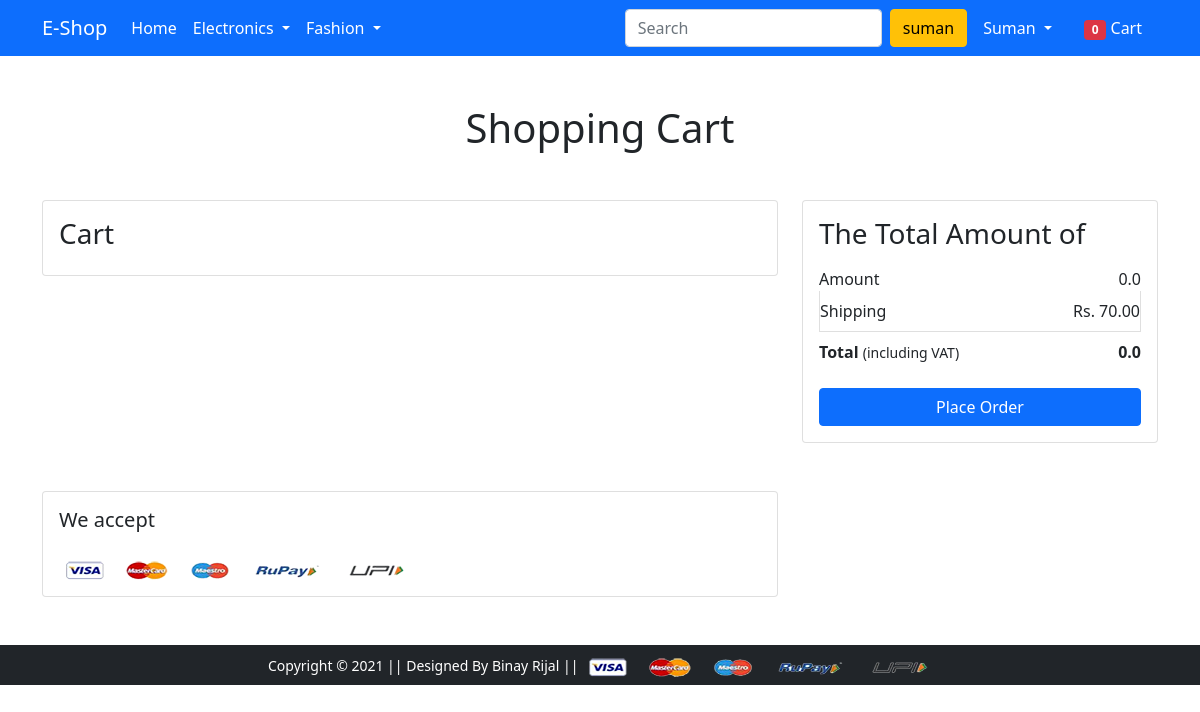
Before: /cart/ (signed in) with the older database file.
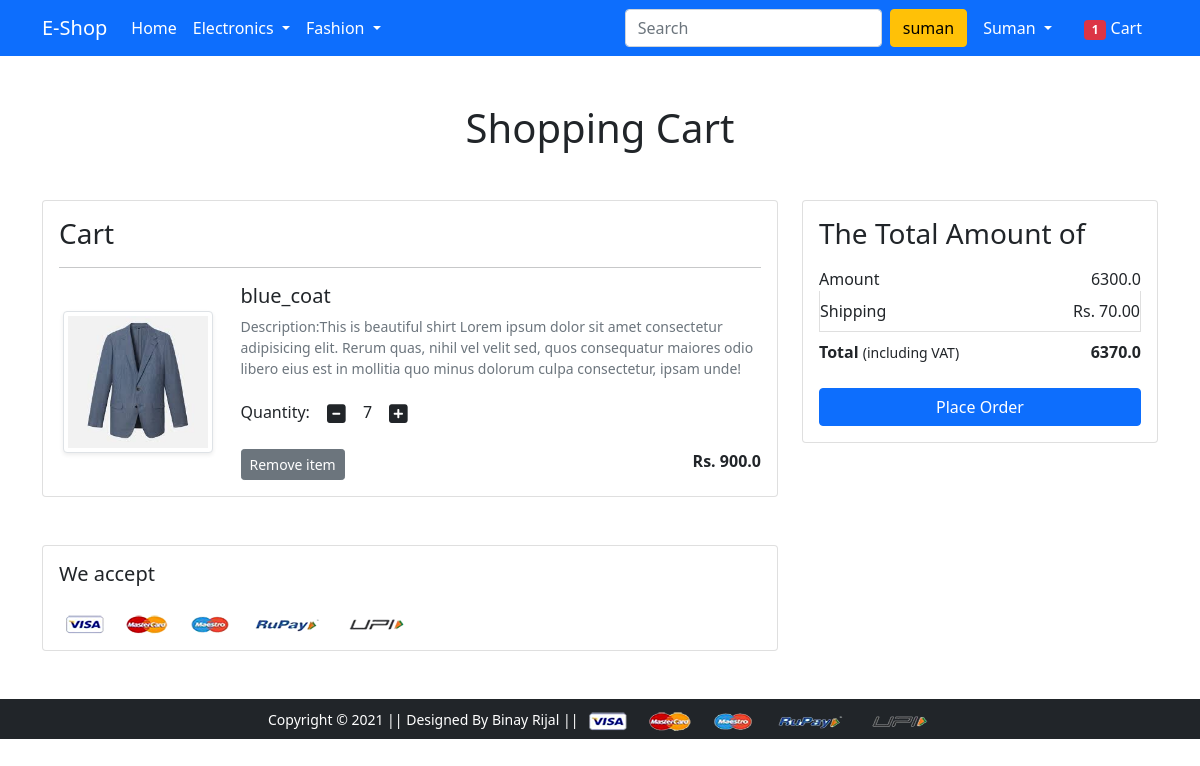
After: the same page with the newer database file.
### app/models.py (models this page shows, shortened)
class Cart(models.Model):
    user=models.ForeignKey(User,on_delete=models.CASCADE)
    product=models.ForeignKey(Product,on_delete=models.CASCADE)
    quantity=models.PositiveIntegerField(default=1)

class Product(models.Model):
    title=models.CharField(max_length=100)
    selling_price=models.FloatField()
    discounted_price=models.FloatField()
    description=models.TextField()
    brand=models.CharField(max_length=50)
    category=models.CharField(choices=CATEGORY_CHOICES,max_length=2)
    product_image=models.ImageField(upload_to='productimg')
    @property
    def lastprice(self):
        return self.selling_price-self.discounted_price

### app/views.py (the view)
# urls.py: path('cart/',views.show_cart,name='showcart'),
def show_cart(request):
 total=0
 if request.user.is_authenticated:
  user=request.user
  cart=Cart.objects.filter(user=user)
  amount=0.0
  shipping=70.0
  total_amount=0.0
  product_cart=[p for p in Cart.objects.all() if p.user==request.user]
  total=len(Cart.objects.filter(user=request.user))
  if product_cart:
   for p in product_cart:
    price=p.product.selling_price-p.product.discounted_price
    tempamount=(p.quantity*price)
    amount=amount+tempamount
   total_amount=amount+shipping
  return render(request,'app/addtocart.html',{'carts':cart,'amount':amount,'total_amount':total_amount,'total':total})

### app/templates/app/addtocart.html (shortened to what this page needs)
{% extends 'app/base.html' %}
{% load static %}
{% block main-content %}
<div class="container my-5">
 <div class="row">
  <h1 class="text-center mb-5">Shopping Cart</h1>
  <div class="col-sm-8">
  <div class="card">
   <div class="card-body">
    <h3>Cart</h3>
    {%for cart in carts%}
    <hr>
    <div class="row">
     <div class="col-sm-3 text-center align-self-center"><img src="{{cart.product.product_image.url}}" alt="" srcset="" class="img-fluid img-thumbnail shadow-sm" height="150" width="150"></div>
     <div class="col-sm-9">
      <div>
       <h5>{{cart.product.title}}</h5>
       <p class="mb-2 text-muted small">Description:{{cart.product.description}} Lorem ipsum dolor sit amet consectetur adipisicing elit. Rerum quas, nihil vel velit sed, quos consequatur maiores odio libero eius est in mollitia quo minus dolorum culpa consectetur, ipsam unde!</p>
       <div class="my-3">
        <label for="quantity">Quantity:</label>
        <a class="minus-cart btn" pid="{{cart.product.id}}"><i class="fas fa-minus-square fa-lg"></i></a>
          <span id="quantity">{{cart.quantity}}</span>
        <a class="plus-cart btn" pid="{{cart.product.id}}"><i class="fas fa-plus-square fa-lg"></i></a>
       </div>
        <div class="d-flex justify-content-between">
         <a href="#" class="btn btn-sm btn-secondary mr-3 remove-cart" pid="{{cart.product.id}}">Remove item </a>
         <p class="mb-0"><span><strong>Rs. {{cart.product.lastprice}}</strong></span></p>
        </div>
       </div>
      </div>
     </div>
    {%endfor%}
   </div>
   </div>
  </div>
  <div class="col-sm-4">
   <div class="card">
    <div class="card-body">
      <h3>The Total Amount of</h3>
      <ul class="list-group">
       <li class="list-group-item d-flex justify-content-between align-items-center border-0 px-0 pb-0">Amount<span><span id="amount">{{amount}}</span></span></li>
       <li class="list-group-item d-flex justify-content-between align-items-center px-0">Shipping<span>Rs. 70.00</span></li>
       <li class="list-group-item d-flex justify-content-between align-items-center border-0 px-0 mb-3">
        <div>
           <strong>Total</strong> <small>(including VAT)</small>
         </div>
         <span><strong><strong id="totalamount">{{total_amount}}</strong></strong></span>
       </li>
      </ul>
      <div class="d-grid"><a href="{% url 'checkout' %}" class="btn btn-primary">Place Order</a></div>
    </div>
   </div>
  </div>
 </div>
</div>
<div class="container">
 <div class="row">
  <div class="col-sm-8">
   <div class="card">
    <div class="card-body">
      <h5 class="mb-4">We accept</h5>
      <img src="{% static 'app/images/payment.png' %}" alt="" class="img-fluid">
    </div>
  </div>
  </div>
 </div>
</div>
{% endblock main-content %}

### app/templates/app/base.html (shortened to what this page needs)
<!doctype html>
{% load static %}
<html lang="en">
  <head>
    <link href="https://cdn.jsdelivr.net/npm/bootstrap@5.0.0-beta1/dist/css/bootstrap.min.css" rel="stylesheet">
    <link rel="stylesheet" href="{% static 'app/css/owl.carousel.min.css' %}">
    <link rel="stylesheet" href="{% static 'app/css/all.min.css' %}">
    <link rel="stylesheet" href="{% static 'app/css/style.css' %}">
  </head>
  <body>
    <nav class="navbar navbar-expand-lg navbar-dark bg-primary">
     <div class="container">
       <a class="navbar-brand" href="/">E-Shop</a>
       <div class="collapse navbar-collapse" id="navbarSupportedContent">
         <ul class="navbar-nav me-auto mb-2 mb-lg-0">
           <li class="nav-item">
             <a class="nav-link active" aria-current="page" href="/">Home</a>
           </li>
           <li class="nav-item dropdown">
             <a class="nav-link dropdown-toggle text-white" href="#" id="electronicsDropdown" role="button" data-bs-toggle="dropdown" aria-expanded="false">
               Electronics
             </a>
           </li>
           <li class="nav-item dropdown">
             <a class="nav-link dropdown-toggle text-white" href="#" id="fashionDropdown" role="button" data-bs-toggle="dropdown" aria-expanded="false">
               Fashion
             </a>
           </li>
         </ul>
         <form class="d-flex">
           <input class="form-control me-2" type="search" placeholder="Search" aria-label="Search">
           <button class="btn btn-warning" type="submit">{{request.user.username}}</button>
         </form>
         <div>
          <ul class="navbar-nav me-auto mb-2 mb-lg-0">
            {% if request.user.is_authenticated %}
            <li class="nav-item dropdown mx-2">
              <a class="nav-link dropdown-toggle text-white" href="#" id="profileDropdown" role="button" data-bs-toggle="dropdown" aria-expanded="false">
                {{request.user.username|capfirst}}
              </a>
            </li>
            <li class="nav-item mx-2">
             <a href="{% url 'showcart' %}" class="nav-link text-white"><span class="badge bg-danger">{{total}}</span> Cart </a>
            </li>
            {%endif%}
          </ul>
         </div>
       </div>
     </div>
    </nav>
    {% block main-content %} {% endblock main-content %}
    <footer class="container-fluid bg-dark text-center p-2 mt-5">
        <small class="text-white">Copyright &copy; 2021 || Designed By Binay Rijal || </small>
        <img src="{% static 'app/images/payment.png' %}" alt="" srcset="" class="img-fluid" height="2px">
    </footer>
  </body>
</html>

Changed rows visible on the page:
added Cart: product.product_image (picture), product "blue_coat", product.description "This is beautiful shirt", quantity "7", product.lastprice "900.0"
Other visible differences:
{{ total }}: "0" → "1"
{{ amount }}: "0.0" → "6300.0"
{{ total_amount }}: "0.0" → "6370.0"
